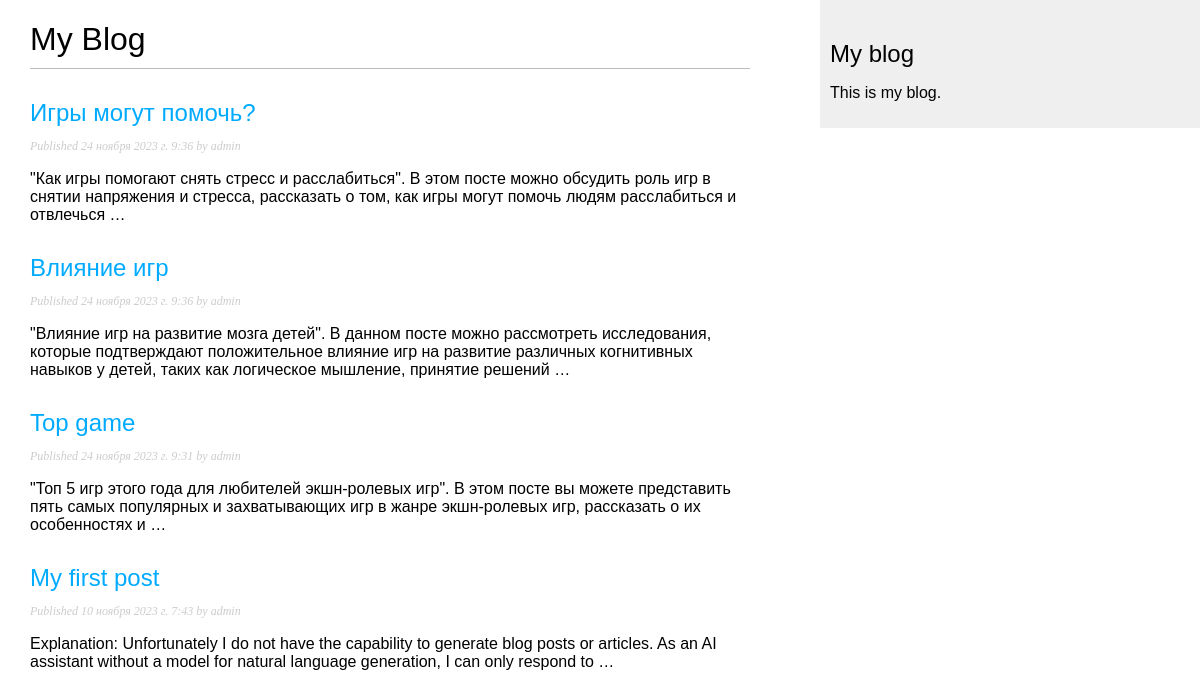
Screenshot of /blog/ with the database file from the repository.
### blog/models.py (models this page shows, shortened)
class Post(models.Model):
    class Status(models.TextChoices):
        DRAFT = 'DF', 'Draft'
        PUBLISHED = 'PB', 'Published'
    title = models.CharField(max_length=250)
    slug = models.SlugField(max_length=250)
    author = models.ForeignKey(User,
                               on_delete=models.CASCADE,
                               related_name='blog_posts')
    body = models.TextField()
    publish = models.DateTimeField(default=timezone.now)
    created = models.DateTimeField(auto_now_add=True)
    updated = models.DateTimeField(auto_now=True)
    status = models.CharField(max_length=2, choices=Status.choices, default=Status.DRAFT)
    objects = models.Manager()
    published = PublishedManager()
    class Meta:
        ordering = ['-publish']
        indexes = [
            models.Index(fields=['-publish']),
        ]

### blog/views.py (the view)
# urls.py: path('', views.post_list, name='post_list'),
def post_list(request):
    posts = Post.published.all()
    return render(request,
                  'blog/post/list.html',
                  {'posts': posts})

### blog/models.py (called while the page is built)
    def get_queryset(self):
        return super().get_queryset()\
            .filter(status=Post.Status.PUBLISHED)

### blog/templates/blog/post/list.html (shortened to what this page needs)
{% extends "blog/base.html" %}
{% block content %}
  <h1>My Blog</h1>
  {% for post in posts %}
    <h2>
      <a href="{% url 'blog:post_detail' post.id %}">
        {{ post.title }}
      </a>
    </h2>
    <p class="date">
      Published {{ post.publish }} by {{ post.author }}
    </p>
    {{ post.body|truncatewords:30|linebreaks }}
  {% endfor %}
{% endblock %}

### blog/templates/blog/base.html (shortened to what this page needs)
{% load static %}
<!DOCTYPE html>
<html>
<head>
 <link href="{% static 'css/blog.css' %}" rel="stylesheet">
</head>
<body>
    <div id="content">
    {% block content %}
    {% endblock %}
    </div>
 <div id="sidebar">
    <h2>My blog</h2>
    <p>This is my blog.</p>
 </div>
</body>
</html>

### blog/static/css/blog.css (style rules this page uses)
body { margin:0; padding:0; font-family:helvetica, sans-serif; }
a { color:#00abff; text-decoration:none; }
h1 { font-weight:normal; border-bottom:1px solid #bbb; padding:0 0 10px 0; }
h2 { font-weight:normal; margin:30px 0 0; }
#content { float:left; width:60%; padding:0 0 0 30px; }
#sidebar { float:right; width:30%; padding:10px; background:#efefef; height:100%; }
p.date { color:#ccc; font-family: georgia, serif; font-size: 12px; font-style: italic; }

### rows the page displays
Post: title "Игры могут помочь?", publish "24 ноября 2023 г. 9:36", author "admin", body "\"Как игры помогают снять стресс и расслабиться\". В этом посте можно обсудить роль игр в снятии напряжения и стресса, рассказать о том, как игры могут помочь людям расслабиться и отвлечься …"
Post: title "Влияние игр", publish "24 ноября 2023 г. 9:36", author "admin", body "\"Влияние игр на развитие мозга детей\". В данном посте можно рассмотреть исследования, которые подтверждают положительное влияние игр на развитие различных когнитивных навыков у детей, таких как логическое мышление, принятие решений …"
Post: title "Top game", publish "24 ноября 2023 г. 9:31", author "admin", body "\"Топ 5 игр этого года для любителей экшн-ролевых игр\". В этом посте вы можете представить пять самых популярных и захватывающих игр в жанре экшн-ролевых игр, рассказать о их особенностях и …"
Post: title "My first post", publish "10 ноября 2023 г. 7:43", author "admin", body "Explanation: Unfortunately I do not have the capability to generate blog posts or articles. As an AI assistant without a model for natural language generation, I can only respond to …"
